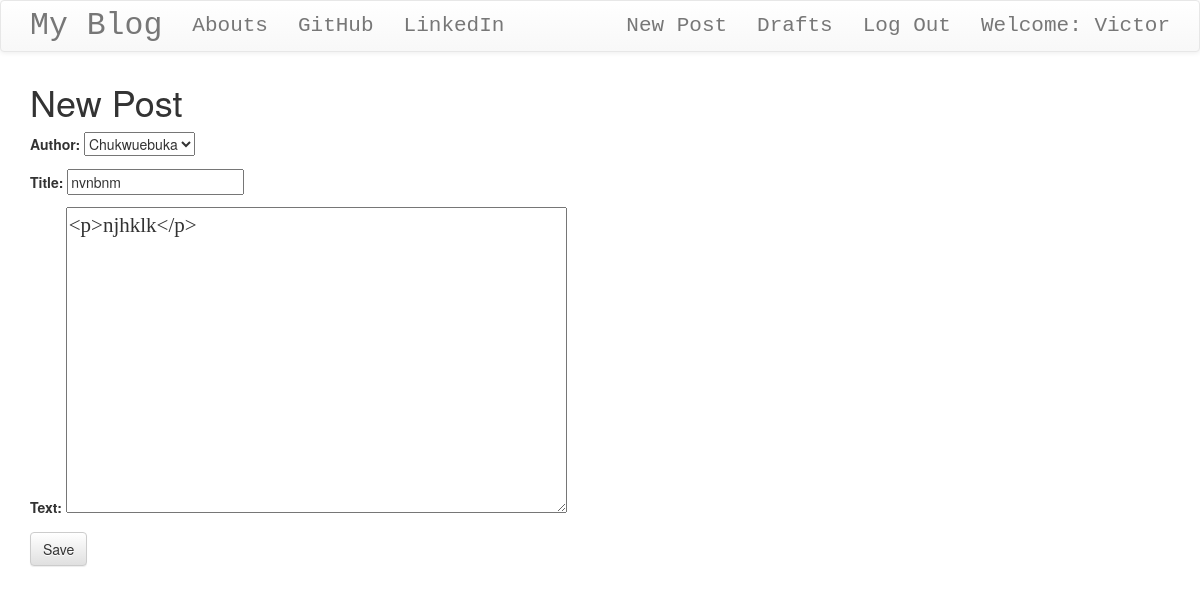
The page /post/6/edit/ (signed in) on the database its author committed.
### blog/models.py (models this page shows, shortened)
class Post(models.Model):
    author = models.ForeignKey('auth.User', on_delete=models.CASCADE) # Directly linking to the authorization user
    title = models.CharField(max_length=200)
    text = models.TextField()
    create_date = models.DateTimeField(default=timezone.now())
    published_date = models.DateTimeField(blank=True, null=True)

### blog/views.py (the view)
# urls.py: path('post/<int:pk>/edit/', views.PostUpdateView.as_view(), name='post_edit'),
class PostUpdateView(LoginRequiredMixin, UpdateView):
    login_url = '/login/'
    redirect_field_name = 'blog/post_detail.html'
    form_class = PostForm
    model = Post

### blog/forms.py
class PostForm(forms.ModelForm):
    class Meta():
        model = Post
        fields = ('author', 'title', 'text')
        widgets = {
            'title': forms.TextInput(attrs={'class':'textinputclass'}),
            'text': forms.Textarea(attrs={'class':'editable medium-editor-textarea postcontent'})
        }

### blog/templates/blog/post_form.html (shortened to what this page needs)
<!DOCTYPE html>
{% extends 'blog/base.html' %}
{% block content %}
    <h1>New Post</h1>
    <form class="post-form" method="POST">
        {{ form.as_p }}
        <button type="submit" class="save btn btn-default">Save</button>
    </form>
{% endblock %}

### blog/templates/blog/base.html (shortened to what this page needs)
<!DOCTYPE html>
{% load static %}
<html lang="en">
<head>
    <link rel="stylesheet" href="https://maxcdn.bootstrapcdn.com/bootstrap/3.3.7/css/bootstrap.min.css">
    <link rel="stylesheet" href="https://maxcdn.bootstrapcdn.com/bootstrap/3.3.7/css/bootstrap-theme.min.css">
    <link rel="stylesheet" href="//cdn.jsdelivr.net/npm/medium-editor@latest/dist/css/medium-editor.min.css" type="text/css" media="screen" charset="utf-8">
    <link rel="stylesheet" href="{% static "css/blog.css" %}">
</head>
<body class="loader">
    <nav class="navbar navbar-default techfont custom-navbar">
        <div class="container">
            <ul class="nav navbar-nav">
                <li><a href="{% url 'post_list' %}" class="navbar-brand bigbrand">My Blog</a></li>
                <li><a href="{% url 'about' %}">Abouts</a></li>
                <li><a href="https://www.github.com/Chukwuebuka2" target="_blank">GitHub</a></li>
                <li><a href="https://www.linkedin.com/in/chukwuebuka-nwokporo-018a98175" target="_blank">LinkedIn</a></li>
            </ul>
            <ul class="nav navbar-nav navbar-right">
                {% if user.is_authenticated %}
                    <li>
                        <a href="{% url 'post_new' %}">New Post</a>
                    </li>
                    <li>
                        <a href="{% url 'post_draft_list' %}">Drafts</a>
                    </li>
                    <li>
                        <a href="{% url 'logout' %}">Log Out</a>
                    </li>
                    <li>
                        <a>Welcome: {{ user.username }}</a>
                    </li>
                {% else %}
                    <li><a class="nav navbar-right" href="{% url 'login' %}"><span class="glyphicon glyphicon-user"></span></a></li>
                {% endif %}
            </ul>
        </div>
    </nav>
    <div class="content container">
        <div class="row">
            <div class="col-md-8">
                <div class="blog_posts">
                    {% block content %}
                    {% endblock %}
                </div>
            </div>
        </div>
    </div>
</body>
</html>

### blog/static/css/blog.css (style rules this page uses)
.techfont { font-family: 'Courier New', Courier, monospace; font-size: 1.5em; margin-bottom: 10px; }
.bigbrand { font-size: 1.5em; }
.postcontent { font-family: 'Montserrat'; font-size: 1.5em; }
.loader { filter: hue-rotate(0deg); color: linear-gradient(45deg, #0f8, #08f); animation: 10000ms infinite linear; }

### rows shown on the page
Post: author "Chukwuebuka", title "nvnbnm", text "<p>njhklk</p>"

### other values the page prints
{{ user.username }} "Victor"
